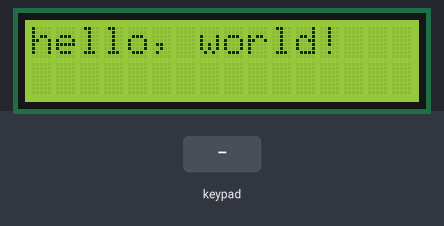
Bench run of a sketch on a simulated Arduino Uno, built with avr-gcc and run on an emulated ATmega328P. Parts: 16×2 character LCD. The test bench sets the inputs (shaded band). What the sketch prints to the serial monitor is not drawn.

Above: at 0.6 s.
1.3 s: keypad keys 7 + 5 = pressed 1.432 s apart
At 2.4 s:
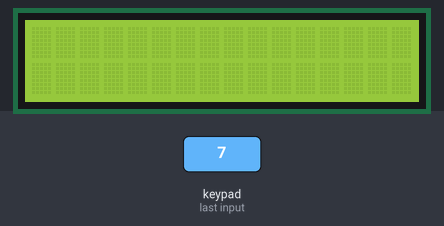
At 5.9 s:
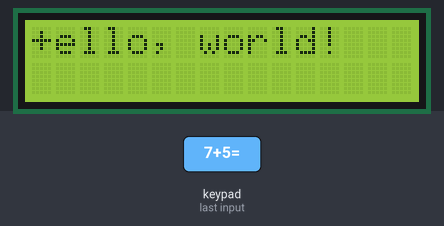
8.5 s: key '/' pressed
At 11.9 s:
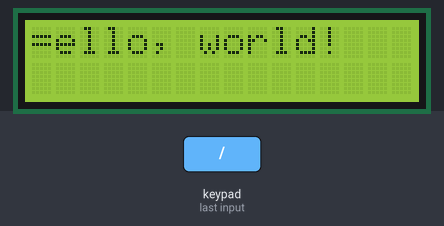
12.6 s: key 'X' pressed
16.5 s: key 'C' pressed
19.5 s: keypad keys 8 9 1 0 1 1 pressed 1.432 s apart
At 23.9 s:
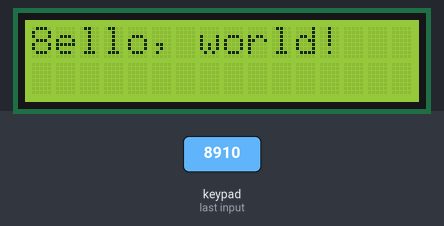

Measured:
- after the input at 1.3 s, the display: first differs from a run without the input after 0.77 s (image 1 shows a later state)
- after the input at 19.5 s, the display: first differs from a run without the input after 3.6 s (image 4)
- what the display in image 0 shows lasts 0.5 s, from 0.6 s to 1.1 s

The sketch:

displayTerminal_Keyboard.ino
```cpp
/*
  descrição:
  * Imprime no terminal e no display o que foi digitado no keypad
*/

// include the library code:
#include <LiquidCrystal.h>
#include <Keypad.h>

const byte ROWS = 4; //four rows
const byte COLS = 4; //four columns

//define the cymbols on the buttons of the keypads
char hexaKeys[ROWS][COLS] = {
  {'7','8','9','/'},
  {'4','5','6','X'},
  {'1','2','3','-'},
  {'C','0','=','+'}
};

byte rowPins[ROWS] = {A0, A1, A2, A3}; //connect to the row pinouts of the keypad
byte colPins[COLS] = {8, 9, 10, 11}; //connect to the column pinouts of the keypad

Keypad customKeypad = Keypad(makeKeymap(hexaKeys), rowPins, colPins, ROWS, COLS);

LiquidCrystal lcd(6, 7, 2, 3, 4, 5);

void setup() {
  // set up the LCD's number of columns and rows:
  lcd.begin(16, 2);

  // Print a message to the LCD.
  lcd.print("hello, world!");

  Serial.begin(9600);
}

void loop() {
  // Turn off the display:
  lcd.noDisplay();
  delay(500);

  // Turn on the display:
  lcd.display();
  delay(500);

  char customKey = customKeypad.getKey();

  if (customKey)
  {

    Serial.println(customKey);
    lcd.setCursor(0,0);  // lcd.home()
    lcd.print(customKey);
  }
}
```
